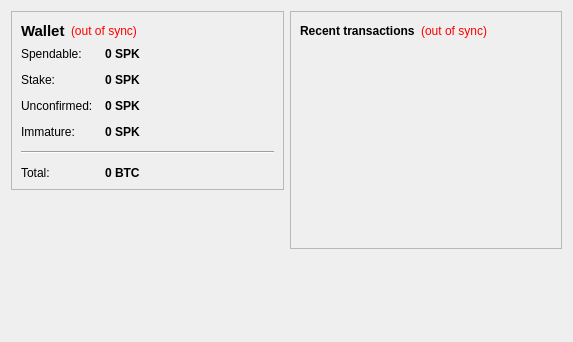
<?xml version="1.0" encoding="UTF-8"?>
<ui version="4.0">
 <class>OverviewPage</class>
 <widget class="QWidget" name="OverviewPage">
  <property name="geometry">
   <rect>
    <x>0</x>
    <y>0</y>
    <width>573</width>
    <height>342</height>
   </rect>
  </property>
  <property name="windowTitle">
   <string>Form</string>
  </property>
  <layout class="QHBoxLayout" name="horizontalLayout" stretch="1,1">
   <item>
    <layout class="QVBoxLayout" name="verticalLayout_2">
     <item>
      <widget class="QFrame" name="frame">
       <property name="frameShape">
        <enum>QFrame::StyledPanel</enum>
       </property>
       <property name="frameShadow">
        <enum>QFrame::Raised</enum>
       </property>
       <layout class="QVBoxLayout" name="verticalLayout_4">
        <item>
         <layout class="QHBoxLayout" name="horizontalLayout_4">
          <item>
           <widget class="QLabel" name="label_5">
            <property name="font">
             <font>
              <pointsize>11</pointsize>
              <weight>75</weight>
              <bold>true</bold>
             </font>
            </property>
            <property name="text">
             <string>Wallet</string>
            </property>
           </widget>
          </item>
          <item>
           <widget class="QLabel" name="labelWalletStatus">
            <property name="toolTip">
             <string>The displayed information may be out of date. Your wallet automatically synchronizes with the SpikeCoin network after a connection is established, but this process has not completed yet.</string>
            </property>
            <property name="styleSheet">
             <string notr="true">QLabel { color: red; }</string>
            </property>
            <property name="text">
             <string notr="true">(out of sync)</string>
            </property>
            <property name="alignment">
             <set>Qt::AlignLeading|Qt::AlignLeft|Qt::AlignVCenter</set>
            </property>
           </widget>
          </item>
          <item>
           <spacer name="horizontalSpacer_2">
            <property name="orientation">
             <enum>Qt::Horizontal</enum>
            </property>
            <property name="sizeHint" stdset="0">
             <size>
              <width>40</width>
              <height>20</height>
             </size>
            </property>
           </spacer>
          </item>
         </layout>
        </item>
        <item>
         <layout class="QFormLayout" name="formLayout_2">
          <property name="fieldGrowthPolicy">
           <enum>QFormLayout::AllNonFixedFieldsGrow</enum>
          </property>
          <property name="horizontalSpacing">
           <number>12</number>
          </property>
          <property name="verticalSpacing">
           <number>12</number>
          </property>
          <item row="0" column="0">
           <widget class="QLabel" name="label">
            <property name="text">
             <string>Spendable:</string>
            </property>
           </widget>
          </item>
          <item row="0" column="1">
           <widget class="QLabel" name="labelBalance">
            <property name="font">
             <font>
              <weight>75</weight>
              <bold>true</bold>
             </font>
            </property>
            <property name="cursor">
             <cursorShape>IBeamCursor</cursorShape>
            </property>
            <property name="toolTip">
             <string>Your current spendable balance</string>
            </property>
            <property name="text">
             <string notr="true">0 SPK</string>
            </property>
            <property name="textInteractionFlags">
             <set>Qt::LinksAccessibleByMouse|Qt::TextSelectableByKeyboard|Qt::TextSelectableByMouse</set>
            </property>
           </widget>
          </item>
          <item row="1" column="0">
           <widget class="QLabel" name="label_6">
            <property name="text">
             <string>Stake:</string>
            </property>
           </widget>
          </item>
          <item row="1" column="1">
           <widget class="QLabel" name="labelStake">
            <property name="font">
             <font>
              <weight>75</weight>
              <bold>true</bold>
             </font>
            </property>
            <property name="cursor">
             <cursorShape>IBeamCursor</cursorShape>
            </property>
            <property name="toolTip">
             <string>Total of coins that was staked, and do not yet count toward the current balance</string>
            </property>
            <property name="text">
             <string notr="true">0 SPK</string>
            </property>
            <property name="textInteractionFlags">
             <set>Qt::LinksAccessibleByMouse|Qt::TextSelectableByKeyboard|Qt::TextSelectableByMouse</set>
            </property>
           </widget>
          </item>
          <item row="2" column="0">
           <widget class="QLabel" name="label_3">
            <property name="text">
             <string>Unconfirmed:</string>
            </property>
           </widget>
          </item>
          <item row="2" column="1">
           <widget class="QLabel" name="labelUnconfirmed">
            <property name="font">
             <font>
              <weight>75</weight>
              <bold>true</bold>
             </font>
            </property>
            <property name="cursor">
             <cursorShape>IBeamCursor</cursorShape>
            </property>
            <property name="toolTip">
             <string>Total of transactions that have yet to be confirmed, and do not yet count toward the current balance</string>
            </property>
            <property name="text">
             <string notr="true">0 SPK</string>
            </property>
            <property name="textInteractionFlags">
             <set>Qt::LinksAccessibleByMouse|Qt::TextSelectableByKeyboard|Qt::TextSelectableByMouse</set>
            </property>
           </widget>
          </item>
          <item row="3" column="0">
           <widget class="QLabel" name="labelImmatureText">
            <property name="text">
             <string>Immature:</string>
            </property>
           </widget>
          </item>
          <item row="3" column="1">
           <widget class="QLabel" name="labelImmature">
            <property name="font">
             <font>
              <weight>75</weight>
              <bold>true</bold>
             </font>
            </property>
            <property name="toolTip">
             <string>Mined balance that has not yet matured</string>
            </property>
            <property name="text">
             <string notr="true">0 SPK</string>
            </property>
            <property name="textInteractionFlags">
             <set>Qt::LinksAccessibleByMouse|Qt::TextSelectableByKeyboard|Qt::TextSelectableByMouse</set>
            </property>
           </widget>
          </item>
          <item row="4" column="0" colspan="2">
           <widget class="Line" name="line">
            <property name="orientation">
             <enum>Qt::Horizontal</enum>
            </property>
           </widget>
          </item>
          <item row="5" column="0">
           <widget class="QLabel" name="labelTotalText">
            <property name="text">
             <string>Total:</string>
            </property>
           </widget>
          </item>
          <item row="5" column="1">
           <widget class="QLabel" name="labelTotal">
            <property name="font">
             <font>
              <weight>75</weight>
              <bold>true</bold>
             </font>
            </property>
            <property name="cursor">
             <cursorShape>IBeamCursor</cursorShape>
            </property>
            <property name="toolTip">
             <string>Your current total balance</string>
            </property>
            <property name="text">
             <string notr="true">0 BTC</string>
            </property>
            <property name="textInteractionFlags">
             <set>Qt::LinksAccessibleByMouse|Qt::TextSelectableByKeyboard|Qt::TextSelectableByMouse</set>
            </property>
           </widget>
          </item>
         </layout>
        </item>
       </layout>
      </widget>
     </item>
     <item>
      <spacer name="verticalSpacer">
       <property name="orientation">
        <enum>Qt::Vertical</enum>
       </property>
       <property name="sizeHint" stdset="0">
        <size>
         <width>20</width>
         <height>40</height>
        </size>
       </property>
      </spacer>
     </item>
    </layout>
   </item>
   <item>
    <layout class="QVBoxLayout" name="verticalLayout_3">
     <item>
      <widget class="QFrame" name="frame_2">
       <property name="frameShape">
        <enum>QFrame::StyledPanel</enum>
       </property>
       <property name="frameShadow">
        <enum>QFrame::Raised</enum>
       </property>
       <layout class="QVBoxLayout" name="verticalLayout">
        <item>
         <layout class="QHBoxLayout" name="horizontalLayout_2">
          <item>
           <widget class="QLabel" name="label_4">
            <property name="text">
             <string>&lt;b&gt;Recent transactions&lt;/b&gt;</string>
            </property>
           </widget>
          </item>
          <item>
           <widget class="QLabel" name="labelTransactionsStatus">
            <property name="toolTip">
             <string>The displayed information may be out of date. Your wallet automatically synchronizes with the SpikeCoin network after a connection is established, but this process has not completed yet.</string>
            </property>
            <property name="styleSheet">
             <string notr="true">QLabel { color: red; }</string>
            </property>
            <property name="text">
             <string notr="true">(out of sync)</string>
            </property>
            <property name="alignment">
             <set>Qt::AlignRight|Qt::AlignTrailing|Qt::AlignVCenter</set>
            </property>
           </widget>
          </item>
          <item>
           <spacer name="horizontalSpacer">
            <property name="orientation">
             <enum>Qt::Horizontal</enum>
            </property>
            <property name="sizeHint" stdset="0">
             <size>
              <width>40</width>
              <height>20</height>
             </size>
            </property>
           </spacer>
          </item>
         </layout>
        </item>
        <item>
         <widget class="QListView" name="listTransactions">
          <property name="styleSheet">
           <string notr="true">QListView { background: transparent; }</string>
          </property>
          <property name="frameShape">
           <enum>QFrame::NoFrame</enum>
          </property>
          <property name="verticalScrollBarPolicy">
           <enum>Qt::ScrollBarAlwaysOff</enum>
          </property>
          <property name="horizontalScrollBarPolicy">
           <enum>Qt::ScrollBarAlwaysOff</enum>
          </property>
          <property name="selectionMode">
           <enum>QAbstractItemView::NoSelection</enum>
          </property>
         </widget>
        </item>
       </layout>
      </widget>
     </item>
     <item>
      <spacer name="verticalSpacer_2">
       <property name="orientation">
        <enum>Qt::Vertical</enum>
       </property>
       <property name="sizeHint" stdset="0">
        <size>
         <width>20</width>
         <height>40</height>
        </size>
       </property>
      </spacer>
     </item>
    </layout>
   </item>
  </layout>
 </widget>
 <resources/>
 <connections/>
</ui>
